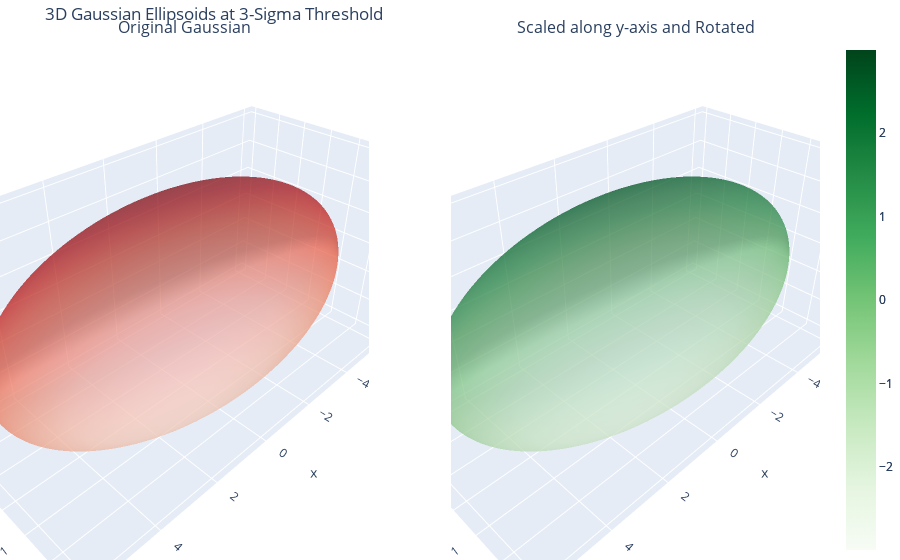

Notebook cell for this chart:
### Code cell
import numpy as np
import plotly.graph_objects as go
from plotly.subplots import make_subplots


def rotation_matrix_to_quaternion(R):
    """
    Convert a 3x3 rotation matrix to a quaternion.
    
    Parameters:
    R (np.array): 3x3 rotation matrix
    
    Returns:
    np.array: Quaternion [w, x, y, z]
    """
    assert R.shape == (3, 3), "R must be a 3x3 matrix"
    
    # Calculate the trace of the matrix
    trace = np.trace(R)
    
    if trace > 0:
        s = 0.5 / np.sqrt(trace + 1.0)
        w = 0.25 / s
        x = (R[2, 1] - R[1, 2]) * s
        y = (R[0, 2] - R[2, 0]) * s
        z = (R[1, 0] - R[0, 1]) * s
    elif (R[0, 0] > R[1, 1]) and (R[0, 0] > R[2, 2]):
        s = 2.0 * np.sqrt(1.0 + R[0, 0] - R[1, 1] - R[2, 2])
        w = (R[2, 1] - R[1, 2]) / s
        x = 0.25 * s
        y = (R[0, 1] + R[1, 0]) / s
        z = (R[0, 2] + R[2, 0]) / s
    elif R[1, 1] > R[2, 2]:
        s = 2.0 * np.sqrt(1.0 + R[1, 1] - R[0, 0] - R[2, 2])
        w = (R[0, 2] - R[2, 0]) / s
        x = (R[0, 1] + R[1, 0]) / s
        y = 0.25 * s
        z = (R[1, 2] + R[2, 1]) / s
    else:
        s = 2.0 * np.sqrt(1.0 + R[2, 2] - R[0, 0] - R[1, 1])
        w = (R[1, 0] - R[0, 1]) / s
        x = (R[0, 2] + R[2, 0]) / s
        y = (R[1, 2] + R[2, 1]) / s
        z = 0.25 * s
    
    quaternion = np.array([w, x, y, z])
    return quaternion

def create_ellipsoid(mean, cov, n_points=100):
    """Generate points for a 3D ellipsoid based on the mean and covariance matrix."""
    eigvals, eigvecs = np.linalg.eigh(cov)
    radii = 3 * np.sqrt(eigvals)  # 3-sigma radii

    # Create a grid of points representing the ellipsoid
    u = np.linspace(0, 2 * np.pi, n_points)
    v = np.linspace(0, np.pi, n_points)
    x = radii[0] * np.outer(np.cos(u), np.sin(v))
    y = radii[1] * np.outer(np.sin(u), np.sin(v))
    z = radii[2] * np.outer(np.ones_like(u), np.cos(v))

    # Rotate the ellipsoid based on the eigenvectors
    ellipsoid_points = np.array([x.flatten(), y.flatten(), z.flatten()])
    ellipsoid_points = eigvecs @ ellipsoid_points
    x, y, z = ellipsoid_points[0, :].reshape((n_points, n_points)), ellipsoid_points[1, :].reshape((n_points, n_points)), ellipsoid_points[2, :].reshape((n_points, n_points))

    # Translate the ellipsoid to the mean
    x += mean[0]
    y += mean[1]
    z += mean[2]

    return x, y, z

# Define the mean and covariance
mean = np.array([0, 0, 0])
cov = np.diag([1, 1, 1])  # Identity matrix as covariance for simplicity

# Apply scaling along the x-axis
scaling_x = np.diag([2, 1, 1])
cov_scaled_x = scaling_x @ cov @ scaling_x.T

# Apply scaling along the y-axis and then rotate 90 degrees around z-axis
scaling_y = np.diag([1, 2, 1])
rotation_z = np.array([
    [0, -1, 0],
    [1, 0, 0],
    [0, 0, 1]
])
cov_scaled_y_rotated_z = rotation_z @ scaling_y @ cov @ scaling_y.T @ rotation_z.T

print(cov_scaled_x)

print(cov_scaled_y_rotated_z)
print(rotation_matrix_to_quaternion(rotation_z))

# Generate ellipsoid points
x_orig, y_orig, z_orig = create_ellipsoid(mean, cov)
x_scaled_x, y_scaled_x, z_scaled_x = create_ellipsoid(mean, cov_scaled_x)
x_scaled_y_rotated_z, y_scaled_y_rotated_z, z_scaled_y_rotated_z = create_ellipsoid(mean, cov_scaled_y_rotated_z)

# Create a Plotly figure with subplots
fig = make_subplots(
    rows=1, cols=2,
    specs=[[{'type': 'surface'}, {'type': 'surface'}]],
    subplot_titles=('Original Gaussian', 'Scaled along y-axis and Rotated')
)

# Add the original Gaussian ellipsoid
# fig.add_trace(
#     go.Surface(x=x_orig, y=y_orig, z=z_orig, opacity=0.5, colorscale='Blues'),
#     row=1, col=1
# )

# Add the Gaussian ellipsoid scaled along x-axis
fig.add_trace(
    go.Surface(x=x_scaled_x, y=y_scaled_x, z=z_scaled_x, opacity=0.5, colorscale='Reds'),
    row=1, col=1
)

# Add the Gaussian ellipsoid scaled along y-axis and rotated around z-axis
fig.add_trace(
    go.Surface(x=x_scaled_y_rotated_z, y=y_scaled_y_rotated_z, z=z_scaled_y_rotated_z, opacity=0.5, colorscale='Greens'),
    row=1, col=2
)

# Define a consistent camera perspective
camera = dict(
    eye=dict(x=1.25, y=1.25, z=1.25),
    center=dict(x=0, y=0, z=0),
    up=dict(x=0, y=0, z=1)
)

# Update layout for better visualization
fig.update_layout(
    title='3D Gaussian Ellipsoids at 3-Sigma Threshold',
    scene_camera=camera,
    scene2_camera=camera,
    margin=dict(l=0, r=0, b=0, t=40)
)

fig.show()

### Figure 1 — Plotly figure (JSON) as saved in the notebook; plotly's stock layout.template omitted (floating-point values rounded to 4 significant figures; data arrays with more than 128 entries replaced by an {"elided": "..."} marker saying what was removed)
{"data": [{"colorscale": [[0, "rgb(255,245,240)"], [0.125, "rgb(254,224,210)"], [0.25, "rgb(252,187,161)"], [0.375, "rgb(252,146,114)"], [0.5, "rgb(251,106,74)"], [0.625, "rgb(239,59,44)"], [0.75, "rgb(203,24,29)"], [0.875, "rgb(165,15,21)"], [1, "rgb(103,0,13)"]], "opacity": 0.5, "scene": "scene", "type": "surface", "x": {"elided": "100x100 float values"}, "y": {"elided": "100x100 float values"}, "z": {"elided": "100x100 float values"}}, {"colorscale": [[0, "rgb(247,252,245)"], [0.125, "rgb(229,245,224)"], [0.25, "rgb(199,233,192)"], [0.375, "rgb(161,217,155)"], [0.5, "rgb(116,196,118)"], [0.625, "rgb(65,171,93)"], [0.75, "rgb(35,139,69)"], [0.875, "rgb(0,109,44)"], [1, "rgb(0,68,27)"]], "opacity": 0.5, "scene": "scene2", "type": "surface", "x": {"elided": "100x100 float values"}, "y": {"elided": "100x100 float values"}, "z": {"elided": "100x100 float values"}}], "layout": {"annotations": [{"font": {"size": 16}, "showarrow": false, "text": "Original Gaussian", "x": 0.225, "xanchor": "center", "xref": "paper", "y": 1, "yanchor": "bottom", "yref": "paper"}, {"font": {"size": 16}, "showarrow": false, "text": "Scaled along y-axis and Rotated", "x": 0.775, "xanchor": "center", "xref": "paper", "y": 1, "yanchor": "bottom", "yref": "paper"}], "margin": {"b": 0, "l": 0, "r": 0, "t": 40}, "scene": {"camera": {"center": {"x": 0, "y": 0, "z": 0}, "eye": {"x": 1.25, "y": 1.25, "z": 1.25}, "up": {"x": 0, "y": 0, "z": 1}}, "domain": {"x": [0, 0.45], "y": [0, 1]}}, "scene2": {"camera": {"center": {"x": 0, "y": 0, "z": 0}, "eye": {"x": 1.25, "y": 1.25, "z": 1.25}, "up": {"x": 0, "y": 0, "z": 1}}, "domain": {"x": [0.55, 1], "y": [0, 1]}}, "title": {"text": "3D Gaussian Ellipsoids at 3-Sigma Threshold"}}}
